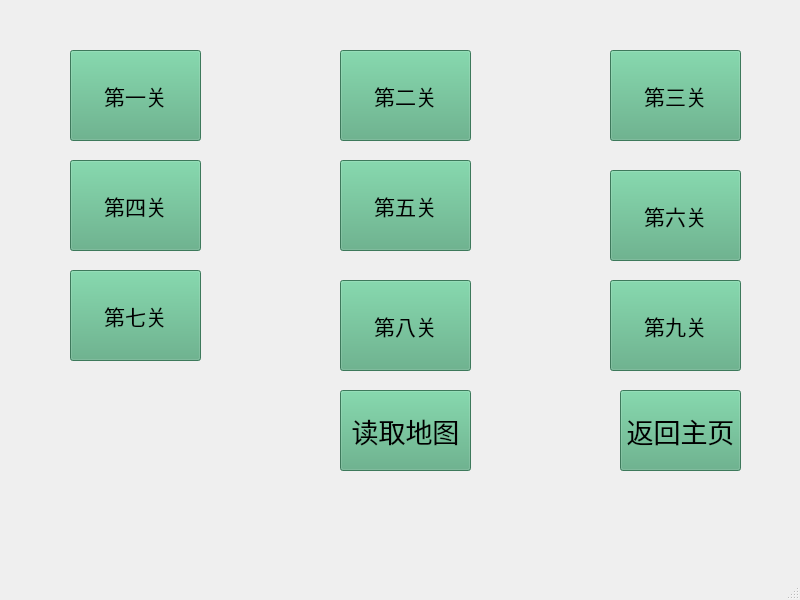
<?xml version="1.0" encoding="UTF-8"?>
<ui version="4.0">
 <class>SecondWindow</class>
 <widget class="QMainWindow" name="SecondWindow">
  <property name="geometry">
   <rect>
    <x>0</x>
    <y>0</y>
    <width>800</width>
    <height>600</height>
   </rect>
  </property>
  <property name="font">
   <font>
    <pointsize>20</pointsize>
   </font>
  </property>
  <property name="windowTitle">
   <string>Game Level</string>
  </property>
  <widget class="QWidget" name="centralwidget">
   <widget class="QPushButton" name="btu2">
    <property name="geometry">
     <rect>
      <x>340</x>
      <y>390</y>
      <width>131</width>
      <height>81</height>
     </rect>
    </property>
    <property name="font">
     <font>
      <family>Microsoft PhagsPa</family>
      <pointsize>20</pointsize>
      <italic>false</italic>
      <bold>false</bold>
     </font>
    </property>
    <property name="styleSheet">
     <string notr="true">QWidget {
    /* 分层背景：图片在下，渐变在上 */
    background-image: url(:/res/ground.jpg),
                     qradialgradient(spread:repeat,
                                    cx:0.5, cy:0.5, radius:0.077,
                                    fx:0.5, fy:0.5,
                                    stop:0 rgba(0, 169, 255, 58),
                                    stop:0.5 rgba(0, 0, 0, 58),
                                    stop:1 rgba(0, 169, 255, 58));
    
    /* 背景混合模式 */
    background-blend-mode: overlay;
    
    /* 备用背景色 */
    background-color: rgb(85, 170, 127);
    
    /* 字体设置 */
    font: 20pt &quot;Microsoft PhagsPa&quot;;
}</string>
    </property>
    <property name="text">
     <string>读取地图</string>
    </property>
   </widget>
   <widget class="QPushButton" name="btu1">
    <property name="geometry">
     <rect>
      <x>620</x>
      <y>390</y>
      <width>121</width>
      <height>81</height>
     </rect>
    </property>
    <property name="font">
     <font>
      <family>Microsoft PhagsPa</family>
      <pointsize>20</pointsize>
      <italic>false</italic>
      <bold>false</bold>
     </font>
    </property>
    <property name="styleSheet">
     <string notr="true">QWidget {
    /* 分层背景：图片在下，渐变在上 */
    background-image: url(:/res/ground.jpg),
                     qradialgradient(spread:repeat,
                                    cx:0.5, cy:0.5, radius:0.077,
                                    fx:0.5, fy:0.5,
                                    stop:0 rgba(0, 169, 255, 58),
                                    stop:0.5 rgba(0, 0, 0, 58),
                                    stop:1 rgba(0, 169, 255, 58));
    
    /* 背景混合模式 */
    background-blend-mode: overlay;
    
    /* 备用背景色 */
    background-color: rgb(85, 170, 127);
    
    /* 字体设置 */
    font: 20pt &quot;Microsoft PhagsPa&quot;;
}</string>
    </property>
    <property name="text">
     <string>返回主页</string>
    </property>
   </widget>
   <widget class="QPushButton" name="btu3">
    <property name="geometry">
     <rect>
      <x>70</x>
      <y>50</y>
      <width>131</width>
      <height>91</height>
     </rect>
    </property>
    <property name="font">
     <font>
      <family>Microsoft PhagsPa</family>
      <pointsize>16</pointsize>
      <italic>false</italic>
      <bold>false</bold>
     </font>
    </property>
    <property name="styleSheet">
     <string notr="true">QWidget {
    /* 分层背景：图片在下，渐变在上 */
    background-image: url(:/res/1.jpg),
                     qradialgradient(spread:repeat,
                                    cx:0.5, cy:0.5, radius:0.077,
                                    fx:0.5, fy:0.5,
                                    stop:0 rgba(0, 169, 255, 58),
                                    stop:0.5 rgba(0, 0, 0, 58),
                                    stop:1 rgba(0, 169, 255, 58));
    
    /* 背景混合模式 */
    background-blend-mode: overlay;
    
    /* 备用背景色 */
    background-color: rgb(85, 170, 127);
    
    /* 字体设置 */
    font: 16pt &quot;Microsoft PhagsPa&quot;;
}</string>
    </property>
    <property name="text">
     <string>第一关</string>
    </property>
   </widget>
   <widget class="QPushButton" name="btu5">
    <property name="geometry">
     <rect>
      <x>340</x>
      <y>50</y>
      <width>131</width>
      <height>91</height>
     </rect>
    </property>
    <property name="font">
     <font>
      <family>Microsoft PhagsPa</family>
      <pointsize>16</pointsize>
      <italic>false</italic>
      <bold>false</bold>
     </font>
    </property>
    <property name="styleSheet">
     <string notr="true">QWidget {
    /* 分层背景：图片在下，渐变在上 */
    background-image: url(:/res/1.jpg),
                     qradialgradient(spread:repeat,
                                    cx:0.5, cy:0.5, radius:0.077,
                                    fx:0.5, fy:0.5,
                                    stop:0 rgba(0, 169, 255, 58),
                                    stop:0.5 rgba(0, 0, 0, 58),
                                    stop:1 rgba(0, 169, 255, 58));
    
    /* 背景混合模式 */
    background-blend-mode: overlay;
    
    /* 备用背景色 */
    background-color: rgb(85, 170, 127);
    
    /* 字体设置 */
    font: 16pt &quot;Microsoft PhagsPa&quot;;
}</string>
    </property>
    <property name="text">
     <string>第二关</string>
    </property>
   </widget>
   <widget class="QPushButton" name="btu8">
    <property name="geometry">
     <rect>
      <x>340</x>
      <y>160</y>
      <width>131</width>
      <height>91</height>
     </rect>
    </property>
    <property name="font">
     <font>
      <family>Microsoft PhagsPa</family>
      <pointsize>16</pointsize>
      <italic>false</italic>
      <bold>false</bold>
     </font>
    </property>
    <property name="styleSheet">
     <string notr="true">QWidget {
    /* 分层背景：图片在下，渐变在上 */
    background-image: url(:/res/1.jpg),
                     qradialgradient(spread:repeat,
                                    cx:0.5, cy:0.5, radius:0.077,
                                    fx:0.5, fy:0.5,
                                    stop:0 rgba(0, 169, 255, 58),
                                    stop:0.5 rgba(0, 0, 0, 58),
                                    stop:1 rgba(0, 169, 255, 58));
    
    /* 背景混合模式 */
    background-blend-mode: overlay;
    
    /* 备用背景色 */
    background-color: rgb(85, 170, 127);
    
    /* 字体设置 */
    font: 16pt &quot;Microsoft PhagsPa&quot;;
}</string>
    </property>
    <property name="text">
     <string>第五关</string>
    </property>
   </widget>
   <widget class="QPushButton" name="btu9">
    <property name="geometry">
     <rect>
      <x>610</x>
      <y>170</y>
      <width>131</width>
      <height>91</height>
     </rect>
    </property>
    <property name="font">
     <font>
      <family>Microsoft PhagsPa</family>
      <pointsize>16</pointsize>
      <italic>false</italic>
      <bold>false</bold>
     </font>
    </property>
    <property name="styleSheet">
     <string notr="true">QWidget {
    /* 分层背景：图片在下，渐变在上 */
    background-image: url(:/res/1.jpg),
                     qradialgradient(spread:repeat,
                                    cx:0.5, cy:0.5, radius:0.077,
                                    fx:0.5, fy:0.5,
                                    stop:0 rgba(0, 169, 255, 58),
                                    stop:0.5 rgba(0, 0, 0, 58),
                                    stop:1 rgba(0, 169, 255, 58));
    
    /* 背景混合模式 */
    background-blend-mode: overlay;
    
    /* 备用背景色 */
    background-color: rgb(85, 170, 127);
    
    /* 字体设置 */
    font: 16pt &quot;Microsoft PhagsPa&quot;;
}</string>
    </property>
    <property name="text">
     <string>第六关</string>
    </property>
   </widget>
   <widget class="QPushButton" name="btu6">
    <property name="geometry">
     <rect>
      <x>610</x>
      <y>50</y>
      <width>131</width>
      <height>91</height>
     </rect>
    </property>
    <property name="font">
     <font>
      <family>Microsoft PhagsPa</family>
      <pointsize>16</pointsize>
      <italic>false</italic>
      <bold>false</bold>
     </font>
    </property>
    <property name="styleSheet">
     <string notr="true">QWidget {
    /* 分层背景：图片在下，渐变在上 */
    background-image: url(:/res/1.jpg),
                     qradialgradient(spread:repeat,
                                    cx:0.5, cy:0.5, radius:0.077,
                                    fx:0.5, fy:0.5,
                                    stop:0 rgba(0, 169, 255, 58),
                                    stop:0.5 rgba(0, 0, 0, 58),
                                    stop:1 rgba(0, 169, 255, 58));
    
    /* 背景混合模式 */
    background-blend-mode: overlay;
    
    /* 备用背景色 */
    background-color: rgb(85, 170, 127);
    
    /* 字体设置 */
    font: 16pt &quot;Microsoft PhagsPa&quot;;
}</string>
    </property>
    <property name="text">
     <string>第三关</string>
    </property>
   </widget>
   <widget class="QPushButton" name="btu10">
    <property name="geometry">
     <rect>
      <x>70</x>
      <y>270</y>
      <width>131</width>
      <height>91</height>
     </rect>
    </property>
    <property name="font">
     <font>
      <family>Microsoft PhagsPa</family>
      <pointsize>16</pointsize>
      <italic>false</italic>
      <bold>false</bold>
     </font>
    </property>
    <property name="styleSheet">
     <string notr="true">QWidget {
    /* 分层背景：图片在下，渐变在上 */
    background-image: url(:/res/1.jpg),
                     qradialgradient(spread:repeat,
                                    cx:0.5, cy:0.5, radius:0.077,
                                    fx:0.5, fy:0.5,
                                    stop:0 rgba(0, 169, 255, 58),
                                    stop:0.5 rgba(0, 0, 0, 58),
                                    stop:1 rgba(0, 169, 255, 58));
    
    /* 背景混合模式 */
    background-blend-mode: overlay;
    
    /* 备用背景色 */
    background-color: rgb(85, 170, 127);
    
    /* 字体设置 */
    font: 16pt &quot;Microsoft PhagsPa&quot;;
}</string>
    </property>
    <property name="text">
     <string>第七关</string>
    </property>
   </widget>
   <widget class="QPushButton" name="btu7">
    <property name="geometry">
     <rect>
      <x>70</x>
      <y>160</y>
      <width>131</width>
      <height>91</height>
     </rect>
    </property>
    <property name="font">
     <font>
      <family>Microsoft PhagsPa</family>
      <pointsize>16</pointsize>
      <italic>false</italic>
      <bold>false</bold>
     </font>
    </property>
    <property name="styleSheet">
     <string notr="true">QWidget {
    /* 分层背景：图片在下，渐变在上 */
    background-image: url(:/res/1.jpg),
                     qradialgradient(spread:repeat,
                                    cx:0.5, cy:0.5, radius:0.077,
                                    fx:0.5, fy:0.5,
                                    stop:0 rgba(0, 169, 255, 58),
                                    stop:0.5 rgba(0, 0, 0, 58),
                                    stop:1 rgba(0, 169, 255, 58));
    
    /* 背景混合模式 */
    background-blend-mode: overlay;
    
    /* 备用背景色 */
    background-color: rgb(85, 170, 127);
    
    /* 字体设置 */
    font: 16pt &quot;Microsoft PhagsPa&quot;;
}</string>
    </property>
    <property name="text">
     <string>第四关</string>
    </property>
   </widget>
   <widget class="QPushButton" name="btu11">
    <property name="geometry">
     <rect>
      <x>340</x>
      <y>280</y>
      <width>131</width>
      <height>91</height>
     </rect>
    </property>
    <property name="font">
     <font>
      <family>Microsoft PhagsPa</family>
      <pointsize>16</pointsize>
      <italic>false</italic>
      <bold>false</bold>
     </font>
    </property>
    <property name="styleSheet">
     <string notr="true">QWidget {
    /* 分层背景：图片在下，渐变在上 */
    background-image: url(:/res/1.jpg),
                     qradialgradient(spread:repeat,
                                    cx:0.5, cy:0.5, radius:0.077,
                                    fx:0.5, fy:0.5,
                                    stop:0 rgba(0, 169, 255, 58),
                                    stop:0.5 rgba(0, 0, 0, 58),
                                    stop:1 rgba(0, 169, 255, 58));
    
    /* 背景混合模式 */
    background-blend-mode: overlay;
    
    /* 备用背景色 */
    background-color: rgb(85, 170, 127);
    
    /* 字体设置 */
    font: 16pt &quot;Microsoft PhagsPa&quot;;
}</string>
    </property>
    <property name="text">
     <string>第八关</string>
    </property>
   </widget>
   <widget class="QPushButton" name="btu12">
    <property name="geometry">
     <rect>
      <x>610</x>
      <y>280</y>
      <width>131</width>
      <height>91</height>
     </rect>
    </property>
    <property name="font">
     <font>
      <family>Microsoft PhagsPa</family>
      <pointsize>16</pointsize>
      <italic>false</italic>
      <bold>false</bold>
     </font>
    </property>
    <property name="styleSheet">
     <string notr="true">QWidget {
    /* 分层背景：图片在下，渐变在上 */
    background-image: url(:/res/1.jpg),
                     qradialgradient(spread:repeat,
                                    cx:0.5, cy:0.5, radius:0.077,
                                    fx:0.5, fy:0.5,
                                    stop:0 rgba(0, 169, 255, 58),
                                    stop:0.5 rgba(0, 0, 0, 58),
                                    stop:1 rgba(0, 169, 255, 58));
    
    /* 背景混合模式 */
    background-blend-mode: overlay;
    
    /* 备用背景色 */
    background-color: rgb(85, 170, 127);
    
    /* 字体设置 */
    font: 16pt &quot;Microsoft PhagsPa&quot;;
}</string>
    </property>
    <property name="text">
     <string>第九关</string>
    </property>
   </widget>
  </widget>
  <widget class="QMenuBar" name="menubar">
   <property name="geometry">
    <rect>
     <x>0</x>
     <y>0</y>
     <width>800</width>
     <height>31</height>
    </rect>
   </property>
  </widget>
  <widget class="QStatusBar" name="statusbar"/>
 </widget>
 <resources/>
 <connections/>
</ui>
